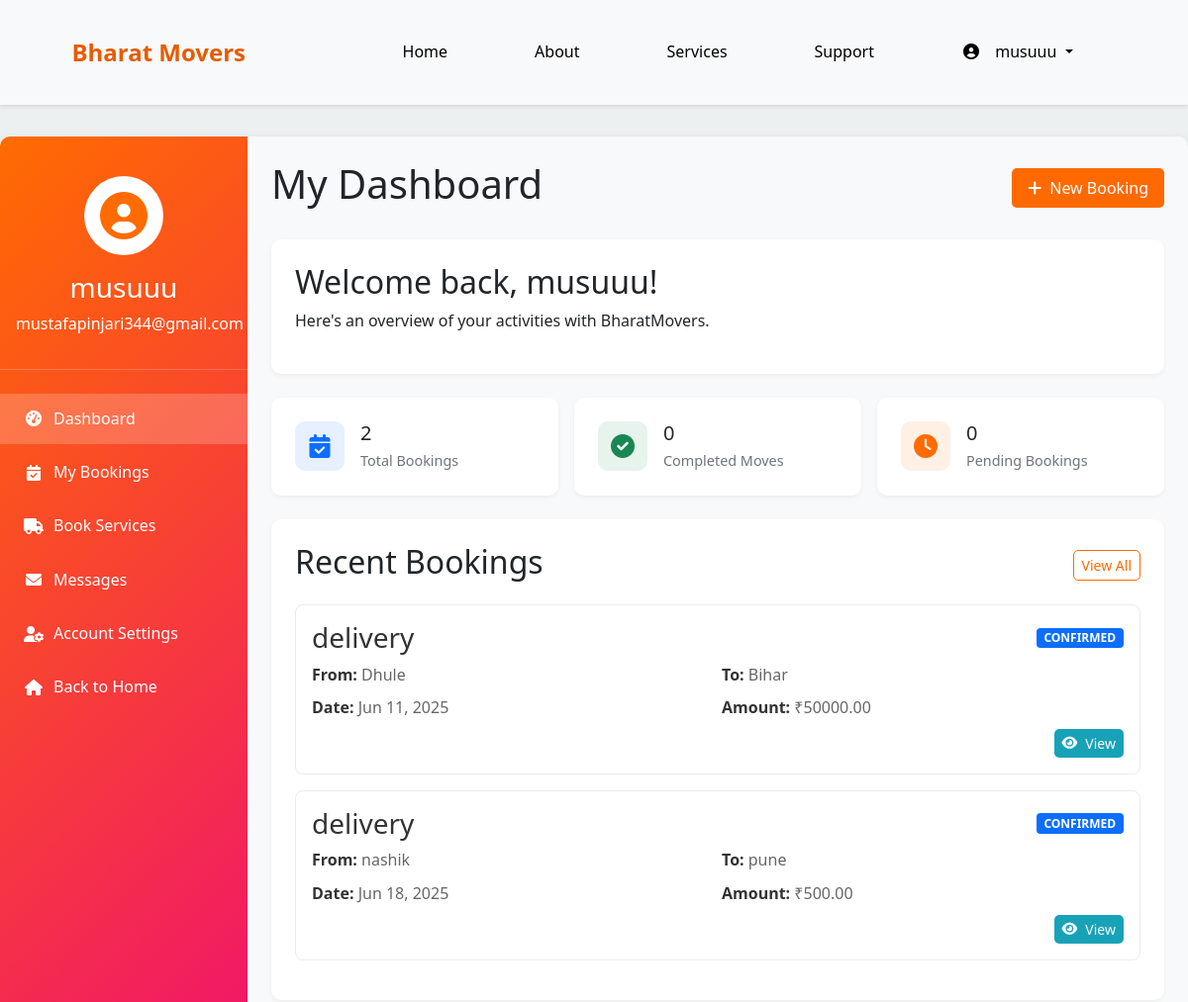
Before: /accounts/profile/ (signed in, upper part) with the older database file.
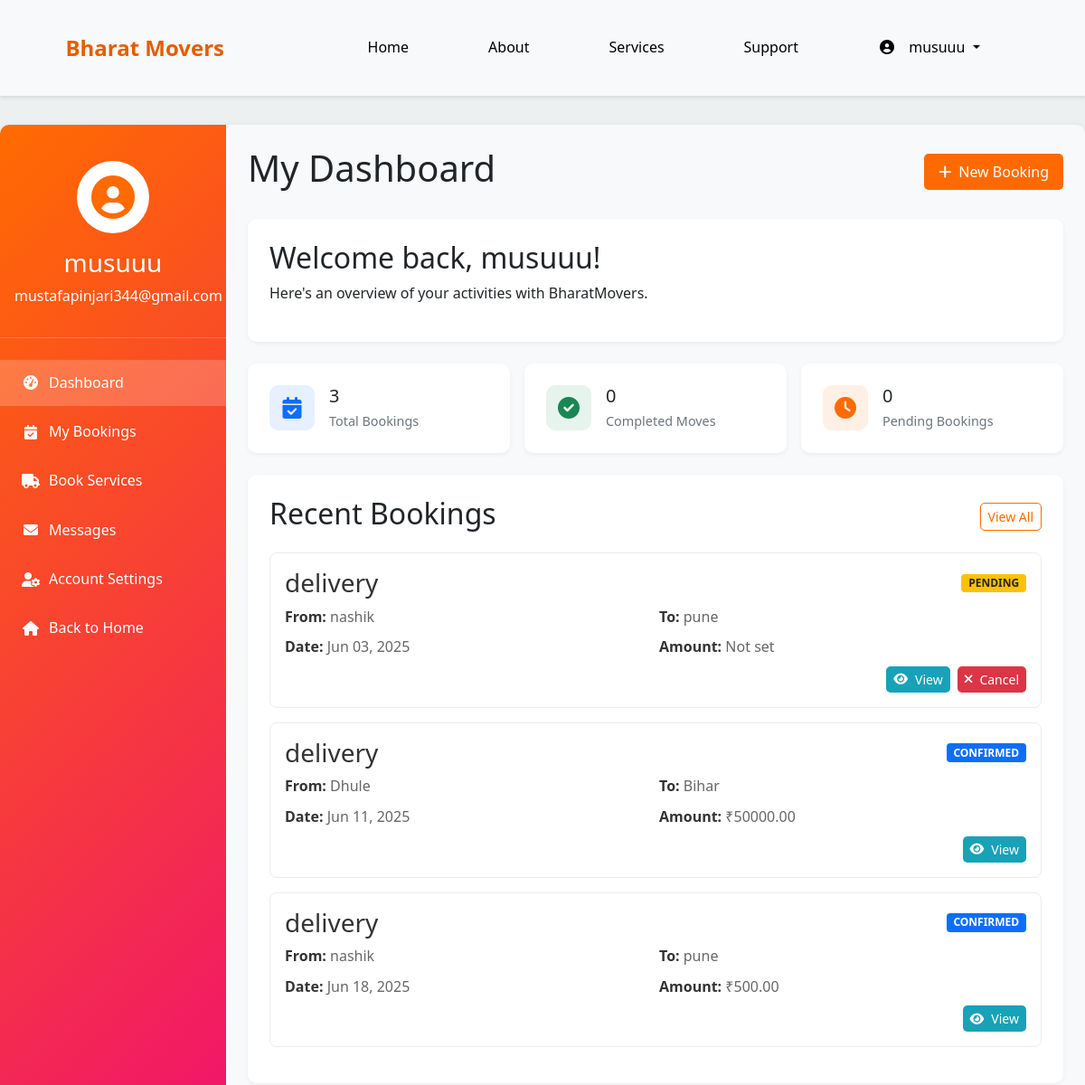
After: the same page with the newer database file.
### bookings/models.py (models this page shows, shortened)
class Booking(models.Model):
    STATUS_CHOICES = [
        ('PENDING', 'Pending'),
        ('CONFIRMED', 'Confirmed'),
        ('IN_PROGRESS', 'In Progress'),
        ('COMPLETED', 'Completed'),
        ('CANCELLED', 'Cancelled'),
    ]
    customer = models.ForeignKey(settings.AUTH_USER_MODEL, on_delete=models.CASCADE, related_name='bookings')
    service = models.ForeignKey(Service, on_delete=models.CASCADE)
    pickup_location = models.CharField(max_length=255)
    delivery_location = models.CharField(max_length=255)
    pickup_date = models.DateTimeField()
    status = models.CharField(max_length=20, choices=STATUS_CHOICES, default='PENDING')
    total_distance = models.DecimalField(max_digits=10, decimal_places=2, null=True)
    total_amount = models.DecimalField(max_digits=10, decimal_places=2, null=True)
    created_at = models.DateTimeField(auto_now_add=True)
    updated_at = models.DateTimeField(auto_now=True)
    notes = models.TextField(blank=True)

### services/models.py (models this page shows, shortened)
class Service(models.Model):
    name = models.CharField(max_length=100)
    description = models.TextField()
    base_price = models.DecimalField(max_digits=10, decimal_places=2)
    vehicle_type = models.ForeignKey(VehicleType, on_delete=models.CASCADE)
    is_active = models.BooleanField(default=True)

### accounts/views.py (the view)
# urls.py: path('profile/', views.profile, name='profile'),
@login_required
def profile(request):
    context = {
        'user': request.user,
        'bookings': request.user.bookings.all().order_by('-created_at')[:5]  # Get last 5 bookings
    }
    return render(request, 'accounts/profile.html', context)

### templates/accounts/profile.html (shortened to what the changed rows need)
{% extends 'base.html' %}
{% load static %}
{% block extra_css %}
<link rel="stylesheet" href="{% static 'css/profile.css' %}">
{% endblock %}
{% block content %}
<div class="dashboard-container">
    <div class="dashboard-content">
        <div class="tab-content active" id="dashboard">
            <div class="dashboard-header">
                <h1>My Dashboard</h1>
            </div>
            <div class="welcome-card">
                <h2>Welcome back, {{ user.first_name }}!</h2>
            </div>
            <div class="stat-cards">
                <div class="stat-card">
                    <div class="stat-info">
                        <h3>{{ bookings.count }}</h3>
                        <p>Total Bookings</p>
                    </div>
                </div>
            </div>
            <div class="dashboard-section">
                <div class="section-header">
                    <h2>Recent Bookings</h2>
                </div>
                {% if bookings %}
                <div class="booking-list">
                    {% for booking in bookings %}
                    <div class="booking-card">
                        <div class="booking-header">
                            <h3>{{ booking.service.name }}</h3>
                            <span class="badge badge-{{ booking.status|lower }}">{{ booking.status }}</span>
                        </div>
                        <div class="booking-details">
                            <p><strong>From:</strong> {{ booking.pickup_location }}</p>
                            <p><strong>To:</strong> {{ booking.delivery_location }}</p>
                            <p><strong>Date:</strong> {{ booking.pickup_date|date:"M d, Y" }}</p>
                            <p><strong>Amount:</strong> {% if booking.total_amount %}₹{{ booking.total_amount }}{% else %}Not set{% endif %}</p>
                        </div>
                        <div class="booking-actions">
                            <a href="{% url 'bookings:booking_detail' booking.id %}" class="btn btn-sm btn-info">
                                <i class="fas fa-eye"></i> View
                            </a>
                            {% if booking.status == 'PENDING' %}
                            <a href="{% url 'bookings:cancel_booking' booking.id %}" class="btn btn-sm btn-danger">
                                <i class="fas fa-times"></i> Cancel
                            </a>
                            {% endif %}
                        </div>
                    </div>
                    {% endfor %}
                </div>
                {% endif %}
            </div>
        </div>
    </div>
</div>
{% endblock %}

Changed rows visible on the page:
added Booking: service.name "delivery", status "PENDING", pickup_location "nashik", delivery_location "pune", pickup_date "Jun 03, 2025", shows "Not set", shows "Cancel"
Other visible differences:
{{ bookings.count }}: "2" → "3"
